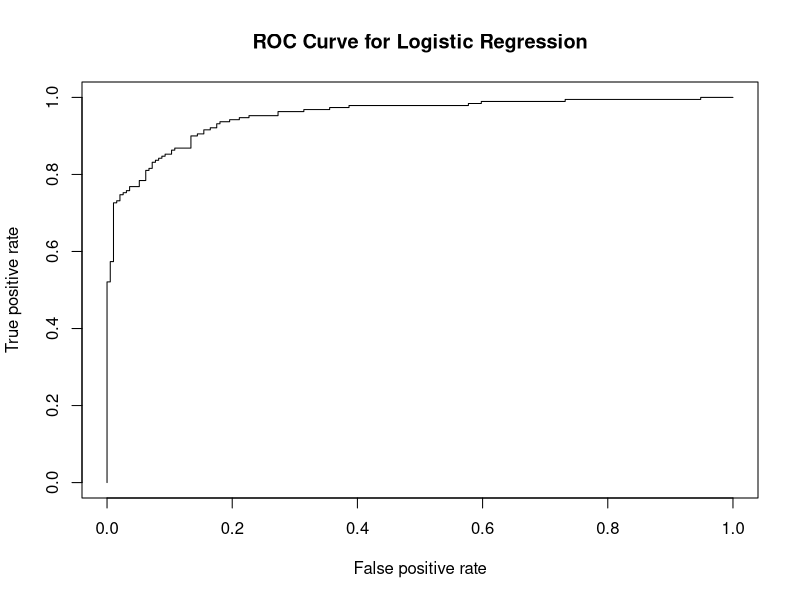
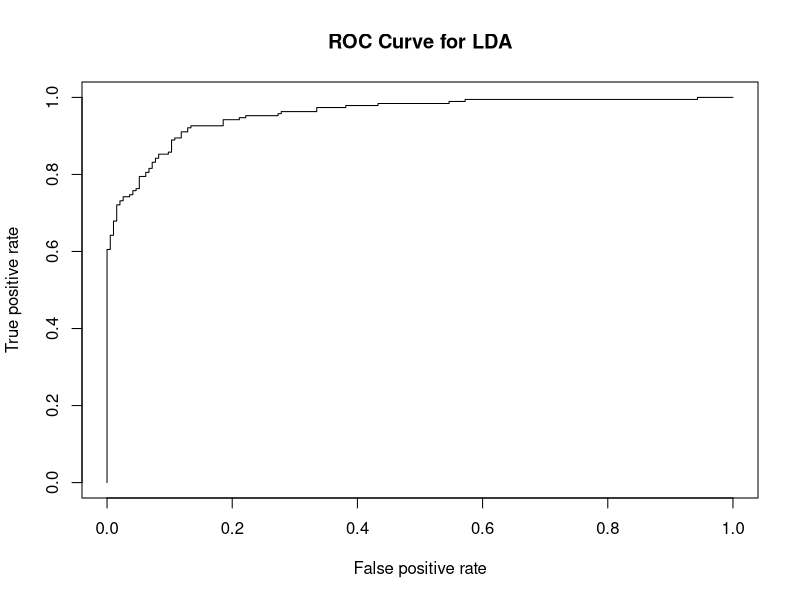

R code for these plots, in order:
## ---- chunk 1
knitr::opts_chunk$set(echo = TRUE)
list.of.packages  =  c("ROCR","tidyverse", "GGally", "rlang", "ggtext", "viridis", "glue", "countrycode", "MASS", "klaR", "ICS")

# check and install packages
new.packages  =  list.of.packages[!(list.of.packages %in% installed.packages()[,"Package"])]
if(length(new.packages)) install.packages(new.packages)

# load packages
lapply(list.of.packages, require, character.only = TRUE)
## ---- chunk 2
data = read.csv("Data/cost-of-living_v2.csv")
cost_of_living = data %>% rename(CheapMeal = x1,
                                 meal1 = x2,
                                 meal2 = x2,
                                 mcmeal = x3,
                                 beer.rest.domestic = x4,
                                 beer.rest.imported = x5, 
                                 coffee = x6,
                                 soda = x7,
                                 water.rest = x8,
                                 milk = x9,
                                 bread = x10,
                                 rice = x11,
                                 eggs = x12,
                                 cheese = x13,
                                 chicken = x14,
                                 beef = x15,
                                 apples = x16,
                                 bananas = x17,
                                 oranges = x18,
                                 tomatoes = x19,
                                 potatoes = x20,
                                 onions = x21,
                                 lettuce = x22,
                                 water.market = x23,
                                 wine = x24,
                                 beer.market.domestic = x25,
                                 beer.market.imported = x26,
                                 cigarettes = x27,
                                 ticket = x28,
                                 pass = x29,
                                 taxi.start = x30,
                                 taxi.km = x31,
                                 taxi.hr = x32,
                                 gas = x33,
                                 volkswagen = x34,
                                 toyota = x35,
                                 basic = x36,
                                 mobile = x37,
                                 internet = x38,
                                 gym = x39,
                                 tennis = x40,
                                 cinema = x41,
                                 preschool = x42,
                                 school = x43,
                                 jeans = x44,
                                 dresses = x45,
                                 nikes = x46,
                                 shoes = x47,
                                 rent1.center = x48,
                                 rent1.outer = x49,
                                 rent3.center = x50,
                                 rent3.outer = x51,
                                 sqm.center = x52,
                                 sqm.outer = x53,
                                 salary = x54,
                                 mortgage = x55,
                                 quality = data_quality)
middle = median(cost_of_living$rent1.center, na.rm=T)
cost_of_living = cost_of_living %>% mutate(expensive = ifelse(rent1.center>=middle, "1", "0"))
cost_of_living$expensive <- as.factor(cost_of_living$expensive)
cleaned_data <- na.omit(cost_of_living)
cleaned_data$expensive
## ---- chunk 3
cost_of_living_final <- cleaned_data %>%
  rename(
    Expensive=expensive,
    CheapMeal=CheapMeal,
    BreadLoaf=bread,
    Eggs=eggs,
    Wine=wine,
    Gasoline=gas,
    Utilities=basic,
    Cinema=cinema,
    MonthlySalary=salary
  ) %>%
  dplyr::select(
    Expensive,
    CheapMeal,
    BreadLoaf,
    Eggs,
    Wine,
    Gasoline,
    Utilities,
    Cinema,
    MonthlySalary
  )
## ---- chunk 4
set.seed(4630)
sample.data<-sample.int(nrow(cost_of_living_final), floor(.7*nrow(cost_of_living_final)), replace = F) 
train<-cost_of_living_final[sample.data, ] 
test<-cost_of_living_final[-sample.data, ]
## ---- chunk 5
lr_train<-glm(Expensive~., family=binomial, data=train)
lr_preds<-predict(lr_train,newdata=test, type="response")
lr_rates<-ROCR::prediction(lr_preds, test$Expensive)
lr_roc_result<-ROCR::performance(lr_rates,measure="tpr", x.measure="fpr")
plot(lr_roc_result, main="ROC Curve for Logistic Regression")
## ---- chunk 6
lda_train<-MASS::lda(Expensive~., data=train)
lda_preds<-predict(lda_train,test)
lda_rates<-ROCR::prediction(lda_preds$posterior[,2], test$Expensive)
lda_roc_result<-ROCR::performance(lda_rates,measure="tpr", x.measure="fpr")
plot(lda_roc_result, main="ROC Curve for LDA")
